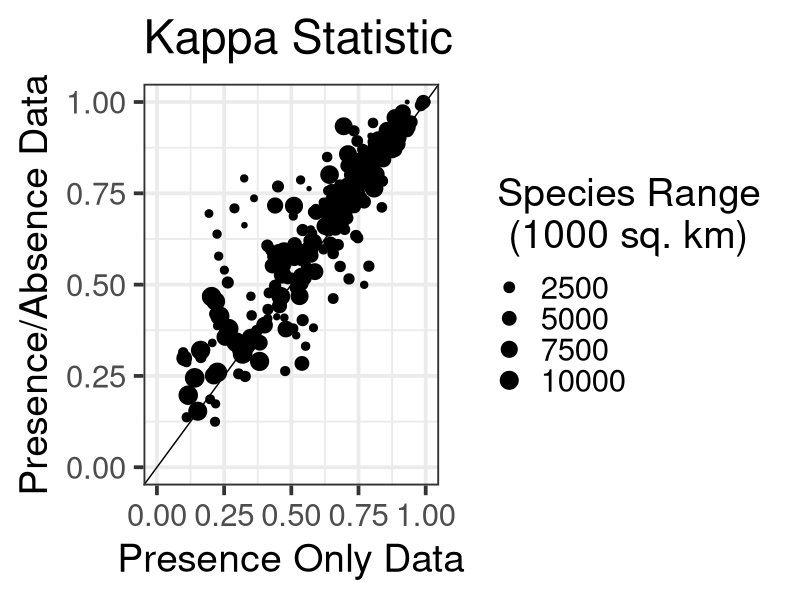
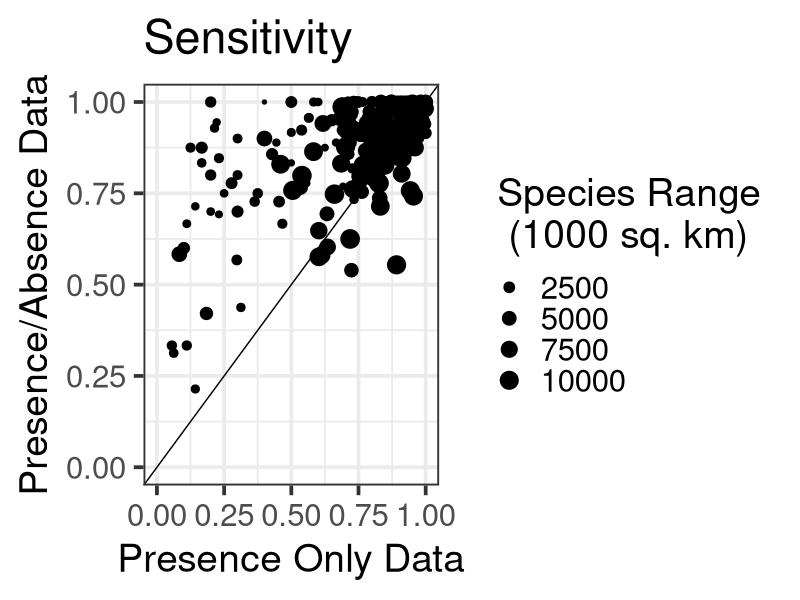
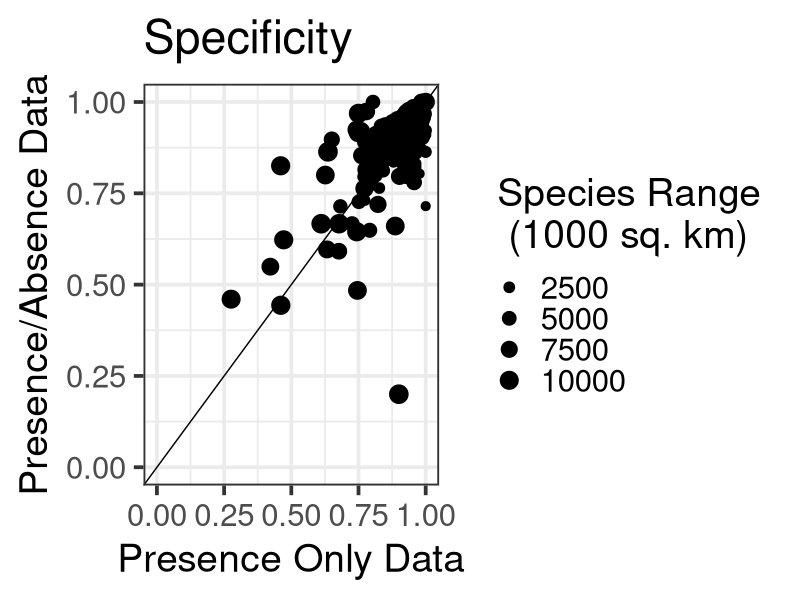
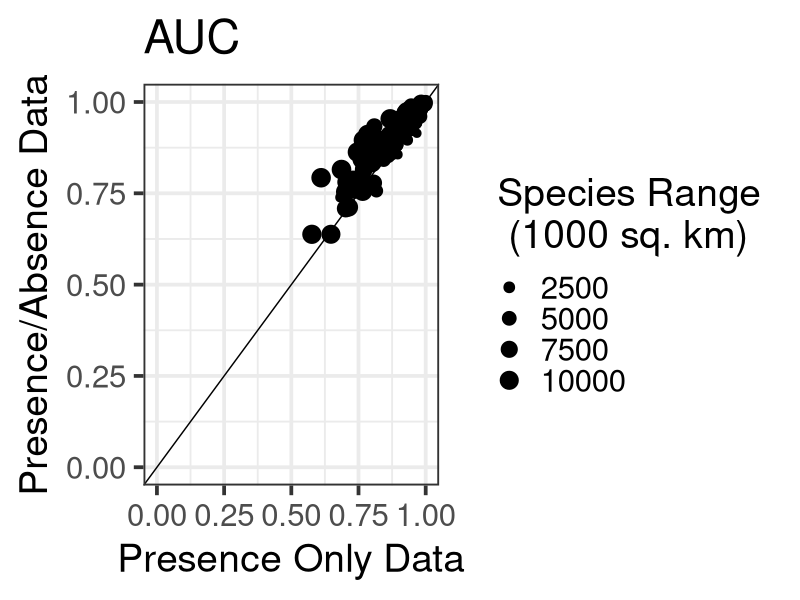

These charts were generated, in order, by the following R code:
library(dplyr)
library(ggplot2)

results=read.csv('./results/results.csv') %>%
  filter(!is.na(po_auc), po_kappa>0) %>%
  mutate(point_density=present_sites/sp_area) %>%
  mutate(auc_diff = pa_auc - po_auc, sens_diff = pa_sensitivity - po_sensitivity) %>%
  mutate(sp_area=sp_area/1000)


basegraph=ggplot(results) +
          theme_bw(base_size=28)+
          ylim(0,1.0) + xlim(0,1.0) +
          geom_abline(intercept=0, slope=1) +
          ylab('Presence/Absence Data') +
          xlab('Presence Only Data') +
          scale_size_continuous(name='Species Range\n (1000 sq. km)')

#Kappa
basegraph + 
  geom_point(aes(x=po_kappa, y=pa_kappa, size=sp_area)) +
  ggtitle('Kappa Statistic')

#Sensitivity
basegraph + 
  geom_point(aes(x=po_sensitivity, y=pa_sensitivity, size=sp_area)) +
  ggtitle('Sensitivity')

#Specificity
basegraph + 
  geom_point(aes(x=po_specificity, y=pa_specificity, size=sp_area)) +
  ggtitle('Specificity')

#Specificity
basegraph + 
  geom_point(aes(x=po_auc, y=pa_auc, size=sp_area)) +
  ggtitle('AUC')



#lm1=glm(auc_diff ~ sp_area + present_sites, data=results)
#summary(lm1)
